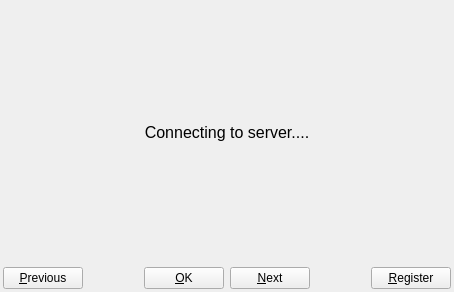
<?xml version="1.0" encoding="UTF-8"?>
<ui version="4.0">
 <class>ApplyForRegistrationWidgetUI</class>
 <widget class="QWidget" name="ApplyForRegistrationWidgetUI">
  <property name="geometry">
   <rect>
    <x>0</x>
    <y>0</y>
    <width>454</width>
    <height>292</height>
   </rect>
  </property>
  <property name="windowTitle">
   <string>Form</string>
  </property>
  <layout class="QGridLayout" name="gridLayout_3">
   <property name="leftMargin">
    <number>3</number>
   </property>
   <property name="topMargin">
    <number>3</number>
   </property>
   <property name="rightMargin">
    <number>3</number>
   </property>
   <property name="bottomMargin">
    <number>3</number>
   </property>
   <item row="0" column="0">
    <widget class="QStackedWidget" name="stackedWidget">
     <property name="currentIndex">
      <number>0</number>
     </property>
     <widget class="QWidget" name="pageInfo">
      <layout class="QVBoxLayout" name="verticalLayout">
       <item>
        <widget class="QLabel" name="labelInfo">
         <property name="font">
          <font>
           <pointsize>12</pointsize>
          </font>
         </property>
         <property name="text">
          <string>Connecting to server....</string>
         </property>
         <property name="alignment">
          <set>Qt::AlignCenter</set>
         </property>
        </widget>
       </item>
      </layout>
     </widget>
     <widget class="QWidget" name="pageRequiredInfo">
      <layout class="QGridLayout" name="gridLayout_4">
       <item row="0" column="0">
        <widget class="QGroupBox" name="groupBoxRequiredInfo">
         <property name="title">
          <string>Required Info</string>
         </property>
         <layout class="QGridLayout" name="gridLayout">
          <item row="3" column="2">
           <widget class="QLabel" name="labelEmailInfo">
            <property name="sizePolicy">
             <sizepolicy hsizetype="Expanding" vsizetype="Preferred">
              <horstretch>0</horstretch>
              <verstretch>0</verstretch>
             </sizepolicy>
            </property>
            <property name="text">
             <string>*</string>
            </property>
           </widget>
          </item>
          <item row="0" column="2">
           <widget class="QLabel" name="labelUserIDInfo">
            <property name="sizePolicy">
             <sizepolicy hsizetype="Expanding" vsizetype="Preferred">
              <horstretch>0</horstretch>
              <verstretch>0</verstretch>
             </sizepolicy>
            </property>
            <property name="text">
             <string>*</string>
            </property>
           </widget>
          </item>
          <item row="3" column="1">
           <widget class="QLineEdit" name="lineEditEmail">
            <property name="enabled">
             <bool>true</bool>
            </property>
           </widget>
          </item>
          <item row="0" column="1">
           <widget class="QLineEdit" name="lineEditUserID"/>
          </item>
          <item row="3" column="0">
           <widget class="QLabel" name="labelEmail">
            <property name="text">
             <string>Security Email:</string>
            </property>
            <property name="alignment">
             <set>Qt::AlignRight|Qt::AlignTrailing|Qt::AlignVCenter</set>
            </property>
           </widget>
          </item>
          <item row="0" column="0">
           <widget class="QLabel" name="labelUserID">
            <property name="text">
             <string>User ID:</string>
            </property>
            <property name="alignment">
             <set>Qt::AlignRight|Qt::AlignTrailing|Qt::AlignVCenter</set>
            </property>
           </widget>
          </item>
          <item row="4" column="0">
           <widget class="QLabel" name="labelRetypeEmail">
            <property name="text">
             <string>Retype Email:</string>
            </property>
            <property name="alignment">
             <set>Qt::AlignRight|Qt::AlignTrailing|Qt::AlignVCenter</set>
            </property>
           </widget>
          </item>
          <item row="4" column="1">
           <widget class="QLineEdit" name="lineEditRetypeEmail"/>
          </item>
          <item row="4" column="2">
           <widget class="QLabel" name="labelRetypedEmailInfo">
            <property name="text">
             <string>*</string>
            </property>
           </widget>
          </item>
          <item row="7" column="1">
           <spacer name="verticalSpacer">
            <property name="orientation">
             <enum>Qt::Vertical</enum>
            </property>
            <property name="sizeHint" stdset="0">
             <size>
              <width>20</width>
              <height>40</height>
             </size>
            </property>
           </spacer>
          </item>
          <item row="1" column="0">
           <widget class="QLabel" name="labelPassword">
            <property name="text">
             <string>Password:</string>
            </property>
            <property name="alignment">
             <set>Qt::AlignRight|Qt::AlignTrailing|Qt::AlignVCenter</set>
            </property>
           </widget>
          </item>
          <item row="1" column="1">
           <widget class="QLineEdit" name="lineEditPassword">
            <property name="echoMode">
             <enum>QLineEdit::Password</enum>
            </property>
           </widget>
          </item>
          <item row="1" column="2">
           <widget class="QLabel" name="labelPasswordInfo">
            <property name="sizePolicy">
             <sizepolicy hsizetype="Expanding" vsizetype="Preferred">
              <horstretch>0</horstretch>
              <verstretch>0</verstretch>
             </sizepolicy>
            </property>
            <property name="text">
             <string>*</string>
            </property>
           </widget>
          </item>
          <item row="2" column="0">
           <widget class="QLabel" name="labelRetypePassword">
            <property name="text">
             <string>Retype Password:</string>
            </property>
            <property name="alignment">
             <set>Qt::AlignRight|Qt::AlignTrailing|Qt::AlignVCenter</set>
            </property>
           </widget>
          </item>
          <item row="2" column="1">
           <widget class="QLineEdit" name="lineEditRetypePassword">
            <property name="echoMode">
             <enum>QLineEdit::Password</enum>
            </property>
           </widget>
          </item>
          <item row="2" column="2">
           <widget class="QLabel" name="labelRetypedPasswordInfo">
            <property name="sizePolicy">
             <sizepolicy hsizetype="Expanding" vsizetype="Preferred">
              <horstretch>0</horstretch>
              <verstretch>0</verstretch>
             </sizepolicy>
            </property>
            <property name="text">
             <string>*</string>
            </property>
           </widget>
          </item>
         </layout>
        </widget>
       </item>
      </layout>
     </widget>
     <widget class="QWidget" name="pageOptionalInfo">
      <layout class="QGridLayout" name="gridLayout_5">
       <item row="0" column="0">
        <widget class="QGroupBox" name="groupBoxOptionalInfo">
         <property name="title">
          <string>Optional Info</string>
         </property>
         <layout class="QGridLayout" name="gridLayout_2">
          <item row="4" column="0">
           <widget class="QLabel" name="labelHomeAddress">
            <property name="text">
             <string>Home Address:</string>
            </property>
           </widget>
          </item>
          <item row="5" column="0">
           <widget class="QComboBox" name="comboBox_3">
            <property name="enabled">
             <bool>false</bool>
            </property>
           </widget>
          </item>
          <item row="5" column="1">
           <widget class="QComboBox" name="comboBox_4">
            <property name="enabled">
             <bool>false</bool>
            </property>
           </widget>
          </item>
          <item row="6" column="0">
           <widget class="QLabel" name="labelBusinessAddress">
            <property name="text">
             <string>Business Address:</string>
            </property>
           </widget>
          </item>
          <item row="7" column="0">
           <widget class="QComboBox" name="comboBox_6">
            <property name="enabled">
             <bool>false</bool>
            </property>
           </widget>
          </item>
          <item row="7" column="1">
           <widget class="QComboBox" name="comboBox_7">
            <property name="enabled">
             <bool>false</bool>
            </property>
           </widget>
          </item>
          <item row="0" column="0">
           <widget class="QLabel" name="labelNickName">
            <property name="text">
             <string>Nick Name:</string>
            </property>
            <property name="alignment">
             <set>Qt::AlignLeading|Qt::AlignLeft|Qt::AlignVCenter</set>
            </property>
           </widget>
          </item>
          <item row="1" column="0">
           <widget class="QLineEdit" name="lineEditNickName"/>
          </item>
          <item row="0" column="1">
           <widget class="QLabel" name="labelTrueName">
            <property name="text">
             <string>True Name:</string>
            </property>
           </widget>
          </item>
          <item row="1" column="1">
           <widget class="QLineEdit" name="lineEditTrueName"/>
          </item>
          <item row="0" column="2">
           <widget class="QLabel" name="labelGender">
            <property name="text">
             <string>Gender:</string>
            </property>
           </widget>
          </item>
          <item row="1" column="2">
           <widget class="QComboBox" name="comboBoxGender">
            <property name="sizePolicy">
             <sizepolicy hsizetype="Expanding" vsizetype="Fixed">
              <horstretch>0</horstretch>
              <verstretch>0</verstretch>
             </sizepolicy>
            </property>
            <item>
             <property name="text">
              <string>Secret</string>
             </property>
            </item>
           </widget>
          </item>
          <item row="0" column="3">
           <widget class="QLabel" name="labelAge">
            <property name="text">
             <string>Age:</string>
            </property>
           </widget>
          </item>
          <item row="1" column="3">
           <widget class="QSpinBox" name="spinBoxAge"/>
          </item>
          <item row="5" column="2" colspan="2">
           <widget class="QLineEdit" name="lineEdit_7">
            <property name="enabled">
             <bool>false</bool>
            </property>
           </widget>
          </item>
          <item row="7" column="2" colspan="2">
           <widget class="QLineEdit" name="lineEdit_8">
            <property name="enabled">
             <bool>false</bool>
            </property>
           </widget>
          </item>
         </layout>
        </widget>
       </item>
      </layout>
     </widget>
    </widget>
   </item>
   <item row="1" column="0">
    <layout class="QHBoxLayout" name="horizontalLayout">
     <item>
      <widget class="QPushButton" name="pushButtonPrevious">
       <property name="text">
        <string>&amp;Previous</string>
       </property>
      </widget>
     </item>
     <item>
      <spacer name="horizontalSpacerMiddle">
       <property name="orientation">
        <enum>Qt::Horizontal</enum>
       </property>
       <property name="sizeHint" stdset="0">
        <size>
         <width>40</width>
         <height>20</height>
        </size>
       </property>
      </spacer>
     </item>
     <item>
      <widget class="QPushButton" name="pushButtonOK">
       <property name="text">
        <string>&amp;OK</string>
       </property>
      </widget>
     </item>
     <item>
      <widget class="QPushButton" name="pushButtonNext">
       <property name="text">
        <string>&amp;Next</string>
       </property>
      </widget>
     </item>
     <item>
      <spacer name="horizontalSpacer">
       <property name="orientation">
        <enum>Qt::Horizontal</enum>
       </property>
       <property name="sizeHint" stdset="0">
        <size>
         <width>40</width>
         <height>20</height>
        </size>
       </property>
      </spacer>
     </item>
     <item>
      <widget class="QPushButton" name="pushButtonRegister">
       <property name="text">
        <string>&amp;Register</string>
       </property>
      </widget>
     </item>
    </layout>
   </item>
  </layout>
 </widget>
 <tabstops>
  <tabstop>lineEditUserID</tabstop>
  <tabstop>lineEditPassword</tabstop>
  <tabstop>lineEditRetypePassword</tabstop>
  <tabstop>lineEditEmail</tabstop>
  <tabstop>lineEditRetypeEmail</tabstop>
  <tabstop>pushButtonNext</tabstop>
  <tabstop>pushButtonRegister</tabstop>
  <tabstop>lineEditNickName</tabstop>
  <tabstop>lineEditTrueName</tabstop>
  <tabstop>comboBoxGender</tabstop>
  <tabstop>spinBoxAge</tabstop>
  <tabstop>comboBox_3</tabstop>
  <tabstop>comboBox_4</tabstop>
  <tabstop>lineEdit_7</tabstop>
  <tabstop>comboBox_6</tabstop>
  <tabstop>comboBox_7</tabstop>
  <tabstop>lineEdit_8</tabstop>
  <tabstop>pushButtonPrevious</tabstop>
 </tabstops>
 <resources/>
 <connections/>
</ui>
